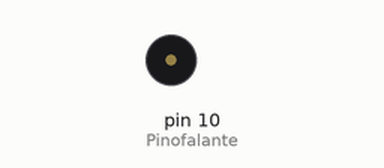
Recording of a sketch running on a simulated Arduino Uno, built with avr-gcc and run on an emulated ATmega328P. On the bench: buzzer (waves = sounding).

Above: at 0.1 s.
Timing chart, 0 to 1.6 s (numbered marks = the images above):
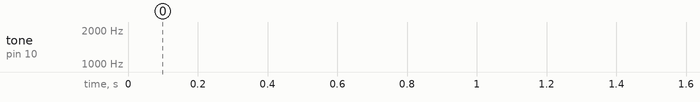

The sketch:

sirene.ino
```cpp
//Programa : Som no Arduino - Sirene
//Autor : Arduino e Cia

#define tempo 10
int frequencia = 0;
int Pinofalante = 10;

void setup()
{
  pinMode(Pinofalante,OUTPUT); //Pino do buzzer
}

void loop()
{
  for (frequencia = 150; frequencia < 1800; frequencia += 1)
  {
    tone(Pinofalante, frequencia, tempo);
    delay(1);
  }
  for (frequencia = 1800; frequencia > 150; frequencia -= 1)
  {
    tone(Pinofalante, frequencia, tempo);
    delay(1);
  }

}
```
